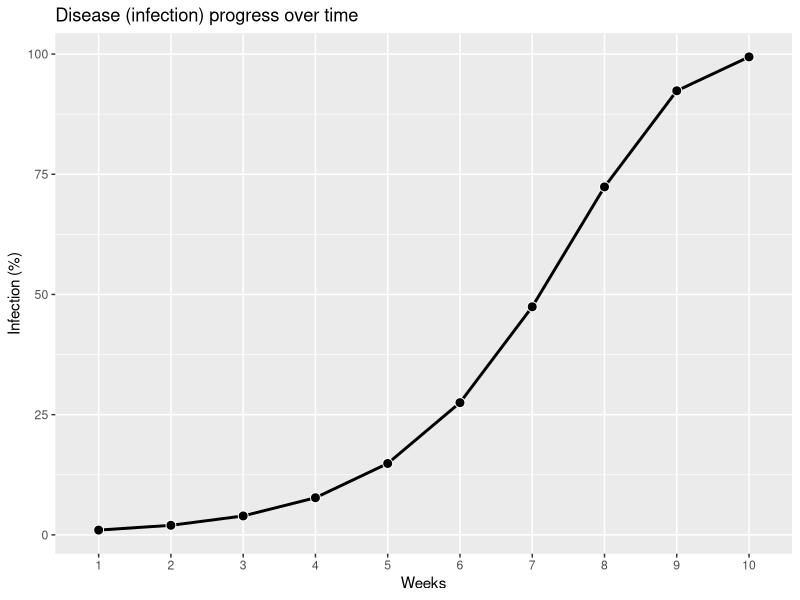
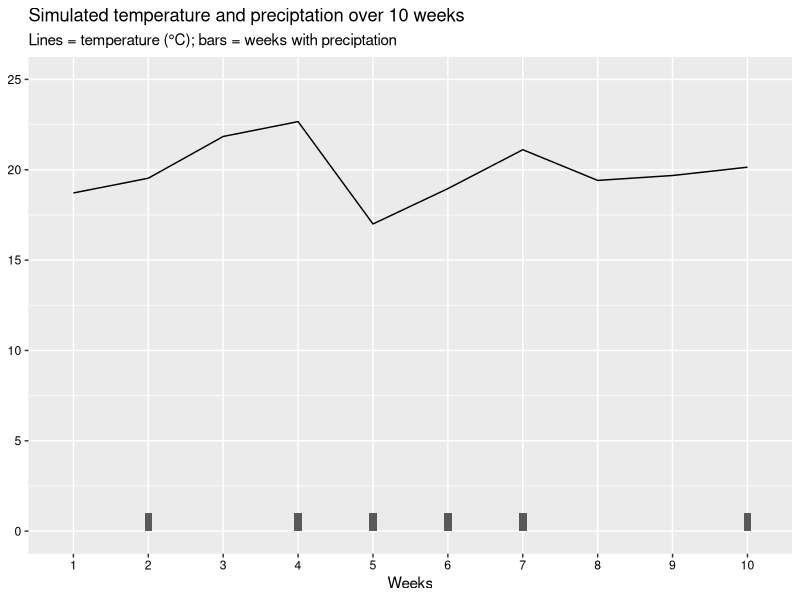
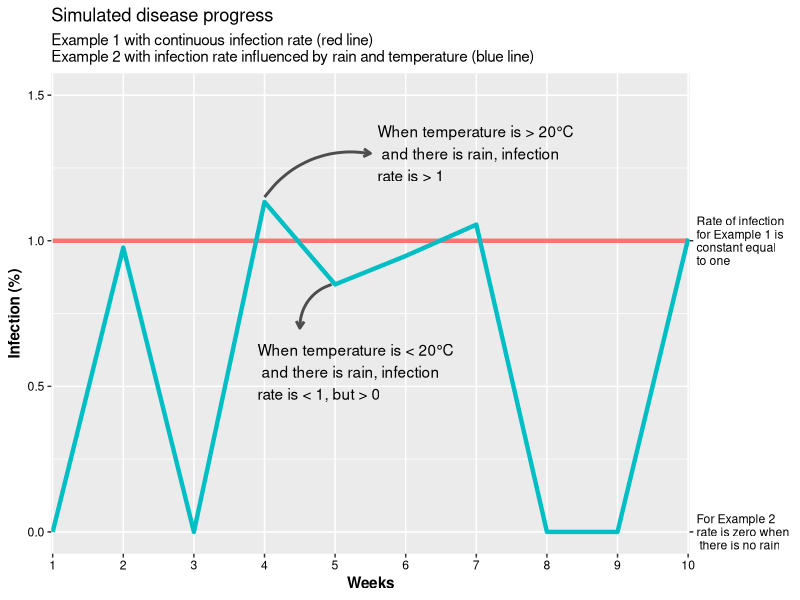
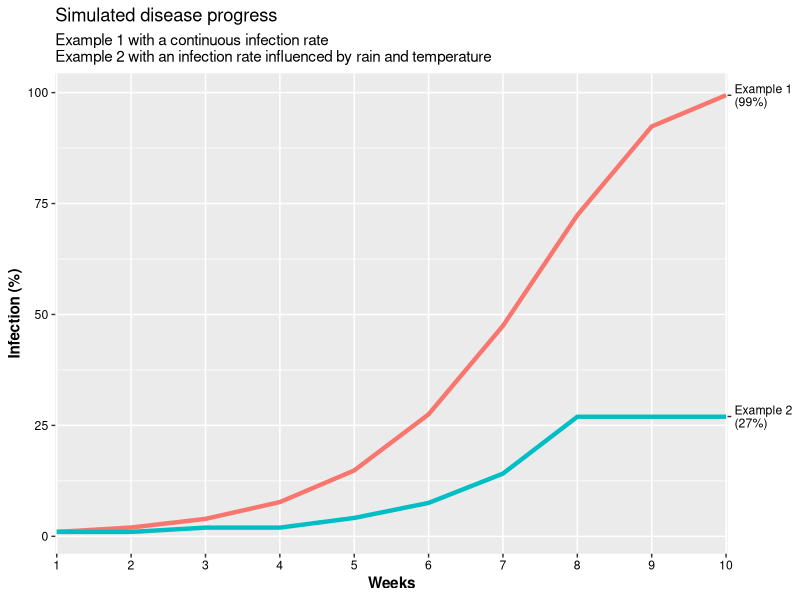
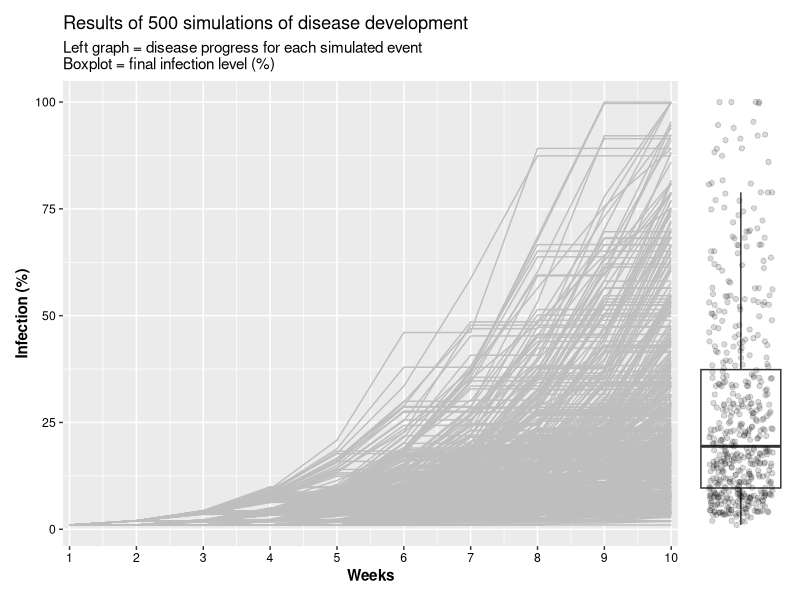
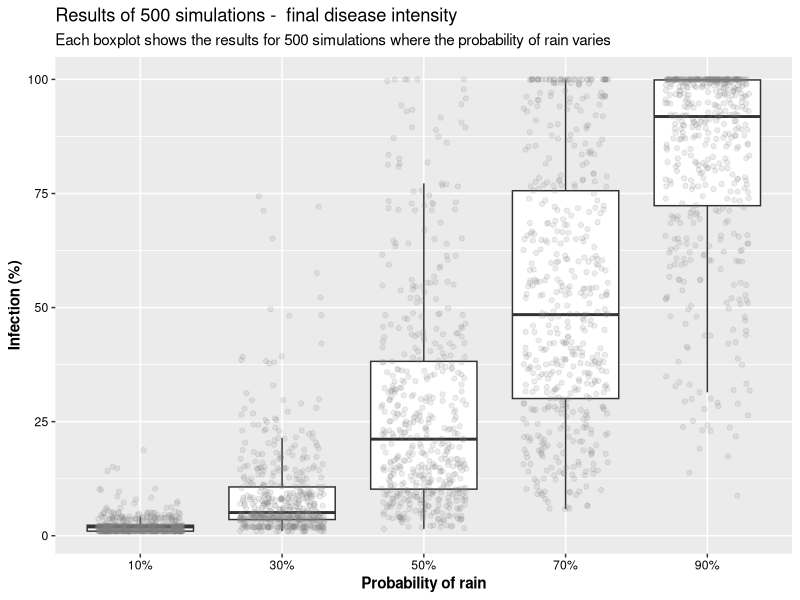
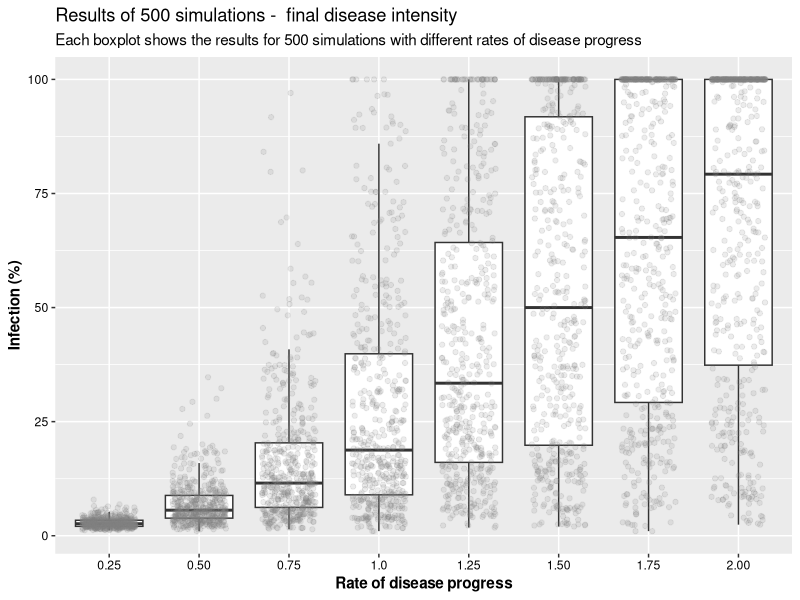
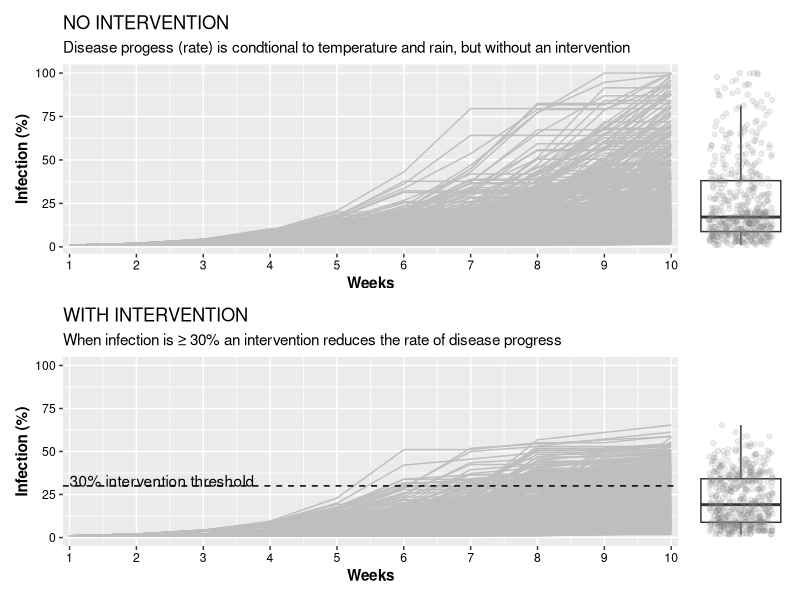

These charts were generated, in order, by the following R code:
## ----message=FALSE, warning=FALSE----------------------------------------------------------------
# Load packages
library(tidyverse)
library(purrr)
library(patchwork)

# First, we will create a matrix of 10 x 1 (= 10 rows x 1 column). For this exercise, assume that each row represents a "weekly" time interval

examp_1 <- data.frame(p_inf_1 = c(1, rep(0,9)))

# Replace the first cell of the column from 0 to 1

# Set the rate parameter to 1
rate <- 1

# Simulate the disease infection for another 9 weeks based on a logistic growth model (week one is set to 1% based on the initial infection size)
for (j in 2:10) {
  examp_1[j,] <- examp_1[j-1,] * (1 + rate*(1 - examp_1[j-1,]/100))
}

examp_1$weeks <- 1:10

examp_1 %>% mutate(weeks = as.factor(weeks)) %>% 
  ggplot(aes(x = weeks, y = p_inf_1, group = 1))+
  geom_line(size = 1)+
  geom_point(shape = 21, color = "white", fill = "black", size=3)+
  labs(y = 'Infection (%)', 
       x = "Weeks", 
       title = "Disease (infection) progress over time")



## ------------------------------------------------------------------------------------------------

set.seed(441909) # Used to make the example reproducible 

weather <- data.frame(weeks = 1:10, 
                      rain = rbinom(n=10,size=1,prob=.5), # rainfall is considered as a random sample from the binomial distribution
                      temp = 20+rnorm(n=10,mean=0,sd=2)) # 20 = baseline temperature; create a random sample from a normal distribution 
                      
weather %>% 
  mutate(weeks = factor(weeks)) %>% 
  ggplot(aes(x = weeks, group = 1)) +
  geom_line(aes(y = temp)) +
  geom_col(aes(y = rain), width = .1) +
  
  scale_y_continuous(limits = c(0,25), breaks = seq(0,25,5)) +
  
  labs(title = "Simulated temperature and preciptation over 10 weeks",
       subtitle = "Lines = temperature (°C); bars = weeks with preciptation", 
       y = NULL, 
       x = "Weeks")+
  theme(axis.text = element_text(colour = "black"))



## ------------------------------------------------------------------------------------------------

examp_2 <- 
  weather %>% 
  # Assume infection occurs only when there is rain, 
  # and when the temperature > 20C, infection and disease will increase
  mutate(rate_2 = rate * rain * (1 + (temp - 20)/20)) %>% 
  mutate(p_inf_2 =  c(1, rep(0,9))) # just to open a new column
  
  for (j in 2:10) {examp_2$p_inf_2[j] <- examp_2$p_inf_2[j-1] * 
                       (1 + examp_2$rate_2[j-1]*(1 - examp_2$p_inf_2[j-1]/100))}
 
examp_2


## ----message=FALSE, warning=FALSE----------------------------------------------------------------
 data_inf <- left_join(examp_1, examp_2) %>% 
  mutate(rate_1 = 1, 
         weeks = factor(weeks)) %>% 
  select(weeks, p_inf_1, p_inf_2, rate_1, rate_2) 

pivot_longer(data_inf, cols = c(rate_1, rate_2), names_to = "Rate_Perc") %>% 
    
ggplot(., aes(x=weeks, y = value, color = Rate_Perc, group = Rate_Perc))+
    geom_line(size = 1.5)+
    
  scale_y_continuous(limits = c(0,1.5), sec.axis = sec_axis(~.*1, breaks = c(0, 1), 
                labels = c("For Example 2 \nrate is zero when \n there is no rain", 
                           "Rate of infection \nfor Example 1 is\nconstant equal\nto one")))+
  scale_x_discrete(expand = c(0,0.02))+

  labs(x = "Weeks", y = "Infection (%)", 
       title = "Simulated disease progress",
       subtitle = "Example 1 with continuous infection rate (red line) \nExample 2 with infection rate influenced by rain and temperature (blue line)")+
  
  theme(
    legend.position = "none", 
    axis.text = element_text(color="black"), 
    axis.title = element_text(face="bold"))+
# Annotation for temp >20C
annotate(geom = "curve", x = 4, y = 1.15, xend = 5.5, yend = 1.3, 
    curvature = -.3, arrow = arrow(length = unit(2, "mm")), size = 1, color = "grey30") +
annotate(label = "When temperature is > 20°C\n and there is rain, infection\nrate is > 1",
         geom = "text", x = 5.6, y = 1.3, hjust = "left")+

# Annotation for temp <20C
annotate(geom = "curve", x = 4.95, y = .85, xend = 4.5, yend = 0.7, 
    curvature = .35, arrow = arrow(length = unit(2, "mm")), size = 1, color = "grey30") +
annotate(label = "When temperature is < 20°C\n and there is rain, infection\nrate is < 1, but > 0",
         geom = "text", x = 3.9, y = .55, hjust = "left")  



## ----message=FALSE, warning=FALSE----------------------------------------------------------------
 data_inf <- left_join(examp_1, examp_2) %>% 
  mutate(rate_1 = 1, 
         weeks = factor(weeks)) %>% 
  select(weeks, p_inf_1, p_inf_2, rate_1, rate_2) 

pivot_longer(data_inf, cols = c(p_inf_1, p_inf_2), names_to = "Inf_Perc") %>% 
    
ggplot(., aes(x=weeks, y = value, color = Inf_Perc, group = Inf_Perc))+
    geom_line(size = 1.5)+
    
  scale_y_continuous(sec.axis = sec_axis(~.*1,  
                                           breaks = c(27, 99.4), 
                                           labels = c("Example 2\n(27%)", "Example 1\n(99%)")))+
  scale_x_discrete(expand = c(0,0.02))+

  labs(x = "Weeks", y = "Infection (%)", 
       title = "Simulated disease progress",
       subtitle = "Example 1 with a continuous infection rate \nExample 2 with an infection rate influenced by rain and temperature")+
  
  theme(
    legend.position = "none", 
    axis.text = element_text(color="black"), 
    axis.title = element_text(face="bold"))



## ------------------------------------------------------------------------------------------------

# Create a function to simulate multiple scenarios

discast <- function(rate,nweeks,start,rprob){
  
  # rate is the increase in disease under conducive conditions
  # nweeks is the number of weeks considered
  # start is the starting infection percentage
  # rprob is the probability of rain in any given week
  
  perinf <- data.frame(p_inf = rep(0,nweeks), 
                       rain = rbinom(n=nweeks,size=1,prob=rprob), 
                       temp = rep(0,nweeks))
  perinf[1,1] <- start
  perinf[1,3] <- 20

  # Here we use a little more complex simulation for temperature, considering that each day is not independent, 
  # but rather a random sample considering the temperature from the day before
  for(j in 2:nweeks){
    perinf$temp[j] <- perinf$temp[j-1] + rnorm(n=1,mean=0,sd=2) }
  
  # Generate the time series of rates
  perinf <- 
    mutate(perinf, temp = if_else(temp<0,0,temp)) %>%  # To avoid problem with negative temp
    mutate(rate = rate * rain * (1+(temp - 20)/20))
 
  for (j in 2:10) {perinf$p_inf[j] <- perinf$p_inf[j-1] * 
    (1 + perinf$rate[j-1]*(1 - (if_else(perinf$p_inf[j-1]>=100, 1, perinf$p_inf[j-1]/100)))) 
  
    perinf <-  mutate(perinf, week = 1:nweeks, 
                      p_inf = if_else(p_inf>=100, 100, p_inf))  
  }
  perinf
}

# Using functions from the purrr package, we will simulate multiple scenarios
n_simu <- 500  # Number of simulations

simul_1 <- map(seq_len(n_simu), ~discast(rate=1,nweeks=10,start=1,rprob=.5)) %>% 
           map2(., 1:n_simu, ~cbind(.x, RUN = .y)) %>% bind_rows()

head(simul_1)
tail(simul_1)



## ---- fig.width=8, fig.height=6------------------------------------------------------------------

  a <- ggplot(simul_1) +
  geom_line(aes(x= week, y = p_inf, color = RUN, group = RUN), color = "grey")+
    labs(x = "Weeks", y = "Infection (%)", 
       title = "Results of 500 simulations of disease development",
       subtitle = "Left graph = disease progress for each simulated event\nBoxplot = final infection level (%)")+
  
  scale_x_continuous(breaks = 1:10, expand = c(0.0,0.1))+
  
  theme(
    legend.position = "none", 
    axis.text = element_text(color="black"), 
    axis.title = element_text(face="bold"))
  
  b <- filter(simul_1,week == 10) %>% 
  ggplot(aes(x= week, y = p_inf)) +
    geom_boxplot(outlier.alpha = 0)+
    geom_jitter(alpha = 0.15, width = 0.3)+
    
    theme(
    panel.background = element_blank(),
    axis.title = element_blank(),
    axis.text = element_blank(),
    axis.ticks = element_blank())

  a+ b + 
    plot_layout(
      ncol = 2, 
      widths = c(7, 1)   ) 
  


## ------------------------------------------------------------------------------------------------
# Each overall scenario changes the probability of rain

# Number of simulations
n_simu <- 500

simul_01 <- map(seq_len(n_simu), ~discast(rate=1,nweeks=10,start=1,rprob=.1)) %>% 
           map2(., 1:n_simu, ~cbind(.x, RUN = .y)) %>% bind_rows() %>% 
  mutate(prob= "p01")

simul_03 <- map(seq_len(n_simu), ~discast(rate=1,nweeks=10,start=1,rprob=.3)) %>% 
           map2(., 1:n_simu, ~cbind(.x, RUN = .y)) %>% bind_rows() %>% 
  mutate(prob= "p03")

simul_05 <- map(seq_len(n_simu), ~discast(rate=1,nweeks=10,start=1,rprob=.5)) %>% 
           map2(., 1:n_simu, ~cbind(.x, RUN = .y)) %>% bind_rows() %>% 
  mutate(prob= "p05")


simul_07 <- map(seq_len(n_simu), ~discast(rate=1,nweeks=10,start=1,rprob=.7)) %>% 
           map2(., 1:n_simu, ~cbind(.x, RUN = .y)) %>% bind_rows() %>% 
  mutate(prob= "p07")


simul_09 <- map(seq_len(n_simu), ~discast(rate=1,nweeks=10,start=1,rprob=.9)) %>% 
           map2(., 1:n_simu, ~cbind(.x, RUN = .y)) %>% bind_rows() %>% 
  mutate(prob= "p09")

bind_rows(simul_01, simul_03, simul_05, simul_07, simul_09) %>% 
  filter(week==10) %>% 
 ggplot(aes(x= prob, y = p_inf)) +
    geom_boxplot(outlier.alpha = 0)+
    geom_jitter(alpha = 0.15, width = 0.3, color="grey50")+

labs(x = "Probability of rain", y = "Infection (%)", 
     title = "Results of 500 simulations -  final disease intensity", 
     subtitle = "Each boxplot shows the results for 500 simulations where the probability of rain varies")+
  scale_x_discrete(labels = c("10%", "30%", "50%", "70%", "90%"))+ 
   
  theme(
    legend.position = "none", 
    axis.text = element_text(color="black"), 
    axis.title = element_text(face="bold"))



## ------------------------------------------------------------------------------------------------
# Change the rate of disease increase

simul_025 <- map(seq_len(n_simu), ~discast(rate=.25,nweeks=10,start=1,rprob=.5)) %>% 
           map2(., 1:n_simu, ~cbind(.x, RUN = .y)) %>% bind_rows() %>% 
  mutate(prob= "r_025")

simul_050 <- map(seq_len(n_simu), ~discast(rate=.5, nweeks=10,start=1,rprob=.5)) %>% 
           map2(., 1:n_simu, ~cbind(.x, RUN = .y)) %>% bind_rows() %>% 
  mutate(prob= "r_050")

simul_075 <- map(seq_len(n_simu), ~discast(rate=.75,nweeks=10,start=1,rprob=.5)) %>% 
           map2(., 1:n_simu, ~cbind(.x, RUN = .y)) %>% bind_rows() %>% 
  mutate(prob= "r_075")


simul_100 <- map(seq_len(n_simu), ~discast(rate=1,nweeks=10,start=1,rprob=.5)) %>% 
           map2(., 1:n_simu, ~cbind(.x, RUN = .y)) %>% bind_rows() %>% 
  mutate(prob= "r_100")


simul_125 <- map(seq_len(n_simu), ~discast(rate=1.25,nweeks=10,start=1,rprob=.5)) %>% 
           map2(., 1:n_simu, ~cbind(.x, RUN = .y)) %>% bind_rows() %>% 
  mutate(prob= "r_125")

simul_150 <- map(seq_len(n_simu), ~discast(rate=1.5,nweeks=10,start=1,rprob=.5)) %>% 
           map2(., 1:n_simu, ~cbind(.x, RUN = .y)) %>% bind_rows() %>% 
  mutate(prob= "r_150")

simul_175 <- map(seq_len(n_simu), ~discast(rate=1.75,nweeks=10,start=1,rprob=.5)) %>% 
           map2(., 1:n_simu, ~cbind(.x, RUN = .y)) %>% bind_rows() %>% 
  mutate(prob= "r_175")

simul_200 <- map(seq_len(n_simu), ~discast(rate=2,nweeks=10,start=1,rprob=.5)) %>% 
           map2(., 1:n_simu, ~cbind(.x, RUN = .y)) %>% bind_rows() %>% 
  mutate(prob= "r_200")


bind_rows(simul_025, simul_050, simul_075, simul_100, simul_125,
          simul_150, simul_175, simul_200) %>% 
    filter(week==10) %>% 
 ggplot(aes(x= prob, y = p_inf)) +
    geom_boxplot(outlier.alpha = 0)+
    geom_jitter(alpha = 0.15, width = 0.3, color="grey50")+

labs(x = "Rate of disease progress", y = "Infection (%)", 
     title = "Results of 500 simulations -  final disease intensity", 
     subtitle = "Each boxplot shows the results for 500 simulations with different rates of disease progress")+
  scale_x_discrete(labels = c("0.25", "0.50", "0.75", "1.0", "1.25", "1.50", "1.75", "2.00"))+ 
   
  theme(
    legend.position = "none", 
    axis.text = element_text(color="black"), 
    axis.title = element_text(face="bold"))



## ------------------------------------------------------------------------------------------------

interven <- function(rate,nweeks,start,rprob,inter,action){
  # rate is the increase in disease under conducive conditions
  # nweeks is the number of weeks being considered
  # start is the starting infection percentage
  # rprob is the probability of rain in any given week
  # inter indicates whether the intervention rule will be used or not
  # action is the threshold for implement the intervention  

  perinf <- data.frame(p_inf = rep(0,nweeks), 
    # The probability of rain each week is independent, but with the same probability                   
                       rain = rbinom(n=nweeks,size=1,prob=rprob), 
                       temp = rep(0,nweeks))
  perinf[1,1] <- start
  perinf[1,3] <- 20

  # Temperature (the temperature will depend on the previous day's temperature)
  for(j in 2:nweeks){
    perinf$temp[j] <- perinf$temp[j-1] + rnorm(n=1,mean=0,sd=2) }
  
  # Generate the time series of rates
  perinf <- 
    mutate(perinf, temp = if_else(temp<0,0,temp)) %>%  # To avoid problem with negative temp
    mutate(rate = rate * rain * (1+(temp - 20)/20))
 
  # If our we apply an intervention, the rate will decrease to 10% of what it was 
for (j in 2:nweeks) {
    t_rate <- perinf$rate[j-1]
    if(perinf$p_inf[j-1] > action & inter) {
               t_rate <- 0.1*t_rate} 
    
   # perinf$p_inf[j] <- perinf$p_inf[j-1] * 
   #    (1 + t_rate*(1 - perinf$p_inf[j-1]/100))}
   # 
  
     perinf$p_inf[j] <- perinf$p_inf[j-1] * 
      (1 + t_rate*(1 - (if_else(perinf$p_inf[j-1]>=100, 1, perinf$p_inf[j-1]/100))))
}
  
      perinf <-  mutate(perinf, week = 1:nweeks, 
                      p_inf = if_else(p_inf>=100, 100, p_inf))  
  
    perinf
}

   
inter_30_Y <- map(seq_len(n_simu), ~interven(rate = 1,nweeks = 10,start = 1,rprob = 0.5,inter = TRUE,action = 30)) %>% 
            map2(., 1:n_simu, ~cbind(.x, RUN = .y)) %>% bind_rows() %>% 
  mutate(action= "inter_10", interv = "YES")
   

inter_30_N <- map(seq_len(n_simu), ~interven(rate = 1,nweeks = 10,start = 1,rprob = 0.5,inter = FALSE,action = 30)) %>% 
            map2(., 1:n_simu, ~cbind(.x, RUN = .y)) %>% bind_rows() %>% 
  mutate(action= "inter_10", interv = "NO")

head(inter_30_Y)



## ---- fig.width=8, fig.height=10-----------------------------------------------------------------

  no_intervention <- 
  ggplot(inter_30_N) +
  geom_line(aes(x= week, y = p_inf, color = RUN, group = RUN), color = "grey")+
    labs(x = "Weeks", y = "Infection (%)", 
       title = "NO INTERVENTION",
       subtitle = "Disease progess (rate) is condtional to temperature and rain, but without an intervention") +
  
  scale_x_continuous(breaks = 1:10, expand = c(0.0,0.1))+
  
  theme(
    legend.position = "none", 
    axis.text = element_text(color="black"), 
    axis.title = element_text(face="bold"))
  
  no_intervention_box <- filter(inter_30_N,week == 10) %>% 
  ggplot(aes(x= week, y = p_inf)) +
    geom_boxplot(outlier.alpha = 0)+
    geom_jitter(alpha = 0.15, width = 0.3, color="grey50")+
    
    theme(
    panel.background = element_blank(),
    axis.title = element_blank(),
    axis.text = element_blank(),
    axis.ticks = element_blank())

 with_intervention <- 
  ggplot(inter_30_Y) +
  geom_line(aes(x= week, y = p_inf, color = RUN, group = RUN), color = "grey")+
  geom_hline(aes(yintercept=30), linetype = "dashed")+  
    labs(x = "Weeks", y = "Infection (%)", 
       title = "WITH INTERVENTION",
       subtitle = "When infection is \u2265 30% an intervention reduces the rate of disease progress")+
  
  scale_x_continuous(breaks = 1:10, expand = c(0.0,0.1))+
  scale_y_continuous(limits = c(0,100))+

  theme(
    legend.position = "none", 
    axis.text = element_text(color="black"), 
    axis.title = element_text(face="bold"))+
    annotate(label = "30% intervention threshold", geom = "text", x = 1, y = 33, hjust = "left")  
  
  with_intervention_box <-
    filter(inter_30_Y,week == 10) %>% 
  ggplot(aes(x= week, y = p_inf)) +
    geom_boxplot(outlier.alpha = 0)+
    geom_jitter(alpha = 0.15, width = 0.3, color="grey50")+
    scale_y_continuous(limits = c(0,100))+

    theme(
    panel.background = element_blank(),
    axis.title = element_blank(),
    axis.text = element_blank(),
    axis.ticks = element_blank())

  no_intervention + no_intervention_box +
  with_intervention + with_intervention_box + 
    plot_layout(
      ncol = 2, 
      nrow = 2,
      widths = c(7, 1, 
                 7, 1)   ) 
  


## ------------------------------------------------------------------------------------------------
n_simu = 100 # reduce the number of simulations for computational efficiency 
FUN_inter <- function(int_perc){
  map(seq_len(n_simu), ~interven(rate = 1,nweeks = 10,start = 1,rprob = 0.5,inter = TRUE,action = int_perc)) %>% 
    map2(., 1:n_simu, ~cbind(.x, RUN = .y)) %>% 
    bind_rows() %>% 
    mutate(action= int_perc, interv = "YES")
  }

inter_yes <- map(c(5, 10, 15, 20, 40, 60, 80, 100),FUN_inter) %>% 
  bind_rows()

# Show boxplots

inter_yes %>% 
    filter(week==10) %>% 
   ggplot(aes(x= factor(action), y = p_inf, group = action)) +
    geom_boxplot( outlier.alpha = 0)+
    geom_jitter(alpha = 0.15, width = 0.3, color="grey50")+
  
  labs(x = "Action threshold (%)", 
       y = "Infection (%)", 
       title = "Final infection level with different intervention thresholds", 
       subtitle = "With intervention, the rate is reduced to 10% of its value")+
  scale_x_discrete(labels = c("5%", "10%", "15%", "20%", "40%", "60%", "80%", "No intervention"))+ 
   
  theme(
    legend.position = "none", 
    axis.text = element_text(color="black"), 
    axis.title = element_text(face="bold"))

